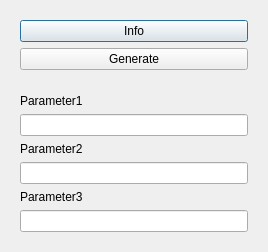
<?xml version="1.0" encoding="UTF-8"?>
<ui version="4.0">
 <class>Generate</class>
 <widget class="QDialog" name="Generate">
  <property name="geometry">
   <rect>
    <x>0</x>
    <y>0</y>
    <width>268</width>
    <height>248</height>
   </rect>
  </property>
  <property name="windowTitle">
   <string>Dialog</string>
  </property>
  <layout class="QVBoxLayout" name="verticalLayout_3">
   <item>
    <widget class="QWidget" name="ButtonBox" native="true">
     <layout class="QVBoxLayout" name="verticalLayout">
      <item>
       <widget class="QPushButton" name="GenInfobtn">
        <property name="text">
         <string>Info</string>
        </property>
       </widget>
      </item>
      <item>
       <widget class="QPushButton" name="GenGeneratebtn">
        <property name="text">
         <string>Generate</string>
        </property>
       </widget>
      </item>
     </layout>
    </widget>
   </item>
   <item>
    <widget class="QWidget" name="ParamBox" native="true">
     <layout class="QVBoxLayout" name="verticalLayout_2">
      <item>
       <widget class="QLabel" name="GenParam1lbl">
        <property name="text">
         <string>Parameter1</string>
        </property>
       </widget>
      </item>
      <item>
       <widget class="QLineEdit" name="GenInput1"/>
      </item>
      <item>
       <widget class="QLabel" name="GenParam2lbl">
        <property name="text">
         <string>Parameter2</string>
        </property>
       </widget>
      </item>
      <item>
       <widget class="QLineEdit" name="GenInput2"/>
      </item>
      <item>
       <widget class="QLabel" name="GenParam3lbl">
        <property name="text">
         <string>Parameter3</string>
        </property>
       </widget>
      </item>
      <item>
       <widget class="QLineEdit" name="GenInput3"/>
      </item>
     </layout>
    </widget>
   </item>
  </layout>
 </widget>
 <resources/>
 <connections/>
</ui>
